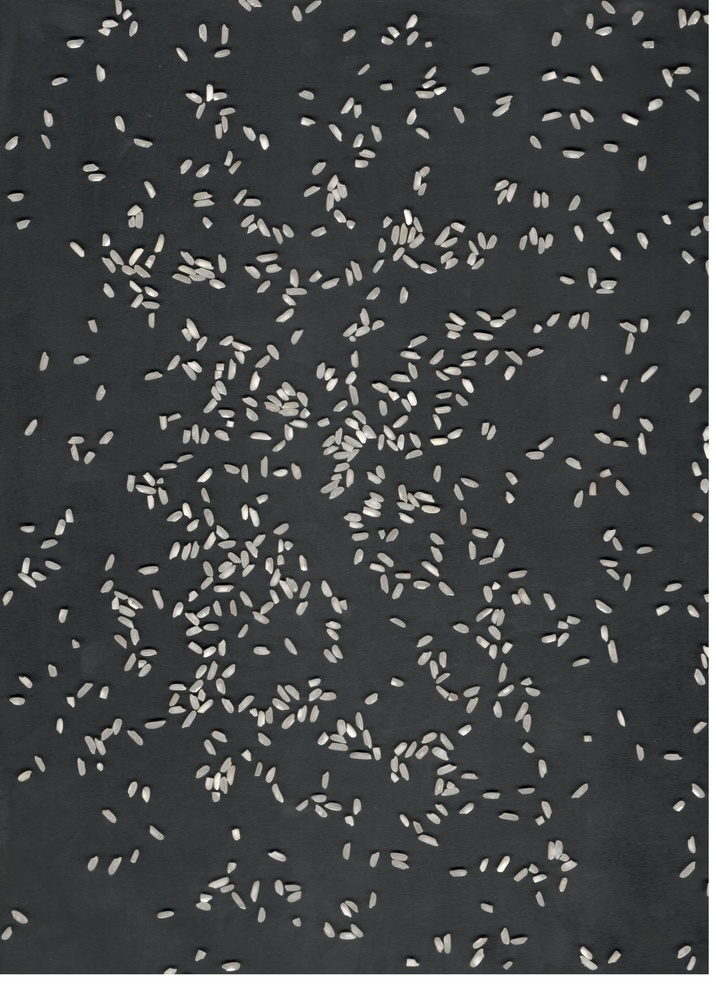
#> input picture data/samples/sample_1489x2048.jpg, 716 x 985 px, shrunk from 1489 x 2048 before the run; its folder holds only this picture in this run
$ python -i analyze_damaged_grains.py   (imports and definitions only)   (older library calls are emulated)
#> lines starting #> are read from the running program, lines starting #| are printed output that depends on the picture; after the words box and inside, x2 and y2 are one past the last pixel; in counts of white or black regions, pixels touching at a corner belong together
"""
Damaged Grain Forensic Analysis:
Compares hundreds of ground-truth 'damaged' grains against 'whole' grains
across Color (HSV, LAB), Texture Variance, Dark Necrotic Spots, and Geometry
to discover the universal optical signature of damaged rice.
"""

import sys
from pathlib import Path
import numpy as np
import cv2

def analyze_crop(img_path: Path):
#> called with img_path = '../data/samples/sample_1489x2048.jpg'
    bgr = cv2.imread(str(img_path))
#> bgr is the input picture: shape (985, 716, 3); mean B, G, R 70.4, 69.8, 69.1
    if bgr is None:
        return None

    hsv = cv2.cvtColor(bgr, cv2.COLOR_BGR2HSV)
#> hsv: shape (985, 716, 3); mean H, S, V 87.4, 13.7, 71.5
    lab = cv2.cvtColor(bgr, cv2.COLOR_BGR2LAB)
#> lab: shape (985, 716, 3); mean of channels 0, 1, 2 73.7, 127.8, 127.7
    gray = cv2.cvtColor(bgr, cv2.COLOR_BGR2GRAY)

    # Segment grain from black canvas
    # Background in 224x224 crops is pure black (0, 0, 0)
    grain_mask = (bgr[:, :, 0] > 10) | (bgr[:, :, 1] > 10) | (bgr[:, :, 2] > 10)
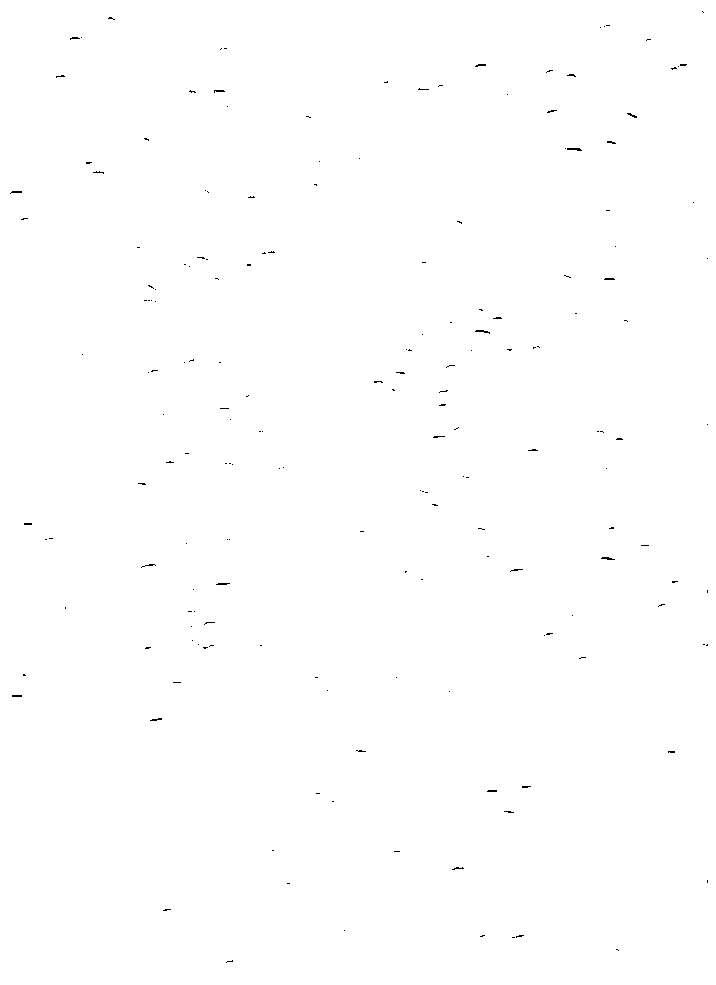
#> grain_mask: shape (985, 716) bool; 99.8% white; black in thin lines or dots
    total_px = np.sum(grain_mask)
#> total_px = 704078
    if total_px < 100:
        return None

    # Erode slightly (2 px) to remove border edge transitions
    kernel = cv2.getStructuringElement(cv2.MORPH_ELLIPSE, (3, 3))
    eroded_mask = cv2.erode(grain_mask.astype(np.uint8), kernel) > 0
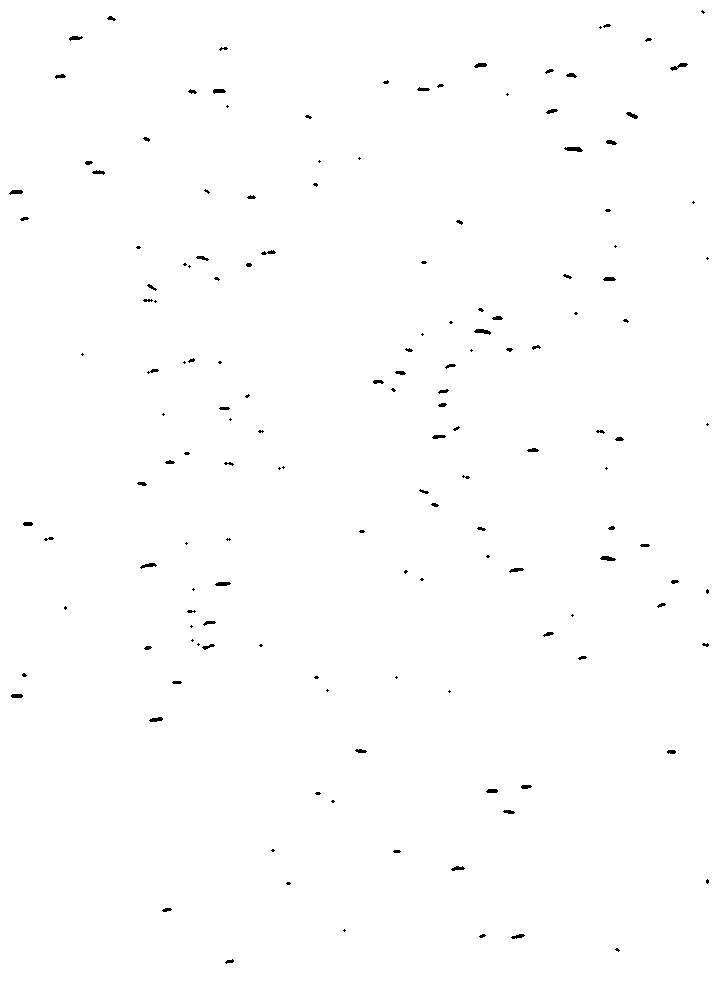
#> eroded_mask: shape (985, 716) bool; 99.5% white; 153 black regions (76 under 20 px), largest, box (x1, y1, x2, y2) and area: (564, 147, 583, 152) 69, (474, 329, 491, 335) 61, (670, 63, 688, 71) 58
    if np.sum(eroded_mask) < 80:
        eroded_mask = grain_mask

    grain_gray = gray[eroded_mask]
    grain_v = hsv[:, :, 2][eroded_mask]
    grain_s = hsv[:, :, 1][eroded_mask]
    grain_h = hsv[:, :, 0][eroded_mask]
    grain_l = lab[:, :, 0][eroded_mask]
    grain_a = lab[:, :, 1][eroded_mask]
    grain_b = lab[:, :, 2][eroded_mask]

    # Metrics
    mean_val = np.mean(grain_v)
#> mean_val = 71.74
    std_val = np.std(grain_v)          # Texture variation (spots cause high std)
#> std_val = 45.7
    min_val = np.min(grain_v)          # Darkest spot inside grain
#> min_val = 11
    pct_5th_val = np.percentile(grain_v, 5) # 5th percentile brightness (local dark spot)
#> pct_5th_val = 46

    # Dark necrotic spots (pinholes, fungus, insect punctures)
    dark_spot_ratio_60 = np.sum(grain_v < 60) / float(len(grain_v))
#> dark_spot_ratio_60 = 0.669
    dark_spot_ratio_80 = np.sum(grain_v < 80) / float(len(grain_v))
#> dark_spot_ratio_80 = 0.869

    # Red/Brown/Amber bran/rot spots (LAB A channel > 132 or HSV Hue in brown range)
    red_brown_ratio = np.sum((grain_a > 132) | ((grain_h >= 5) & (grain_h <= 25) & (grain_s > 60))) / float(len(grain_v))
#> red_brown_ratio = 0.000784

    # High contrast gradient (edge detection inside the grain)
    sobelx = cv2.Sobel(gray, cv2.CV_64F, 1, 0, ksize=3)
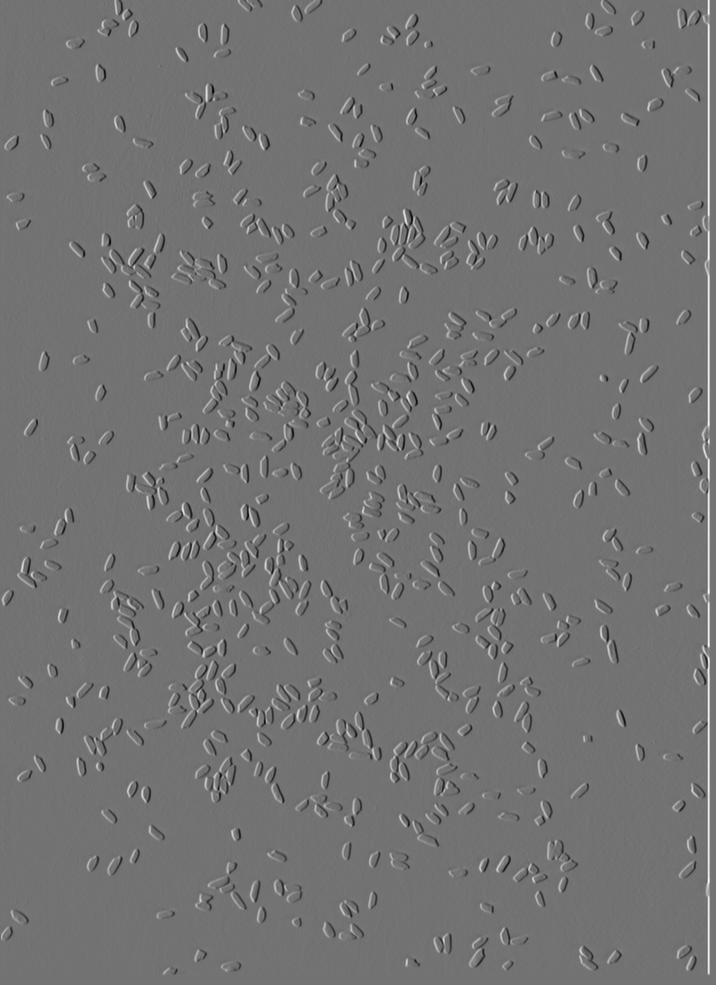
#> sobelx: shape (985, 716) float64; min -832, max 1014, mean 2.3; drawn with min black and max white
    sobely = cv2.Sobel(gray, cv2.CV_64F, 0, 1, ksize=3)
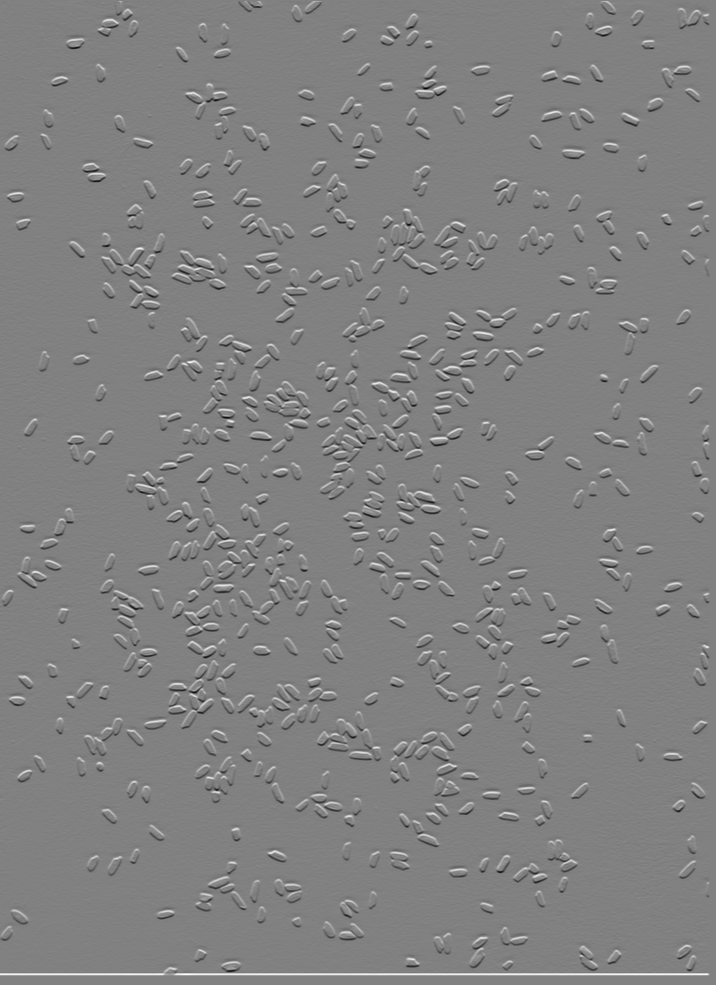
#> sobely: shape (985, 716) float64; min -950, max 925, mean 1.6; drawn with min black and max white
    grad_mag = np.sqrt(sobelx**2 + sobely**2)[eroded_mask]
    internal_edge_density = np.mean(grad_mag)
#> internal_edge_density = 56.56

    return {
        "mean_v": mean_val,
        "std_v": std_val,
        "min_v": min_val,
        "pct_5th_v": pct_5th_val,
        "dark_spot_60_pct": dark_spot_ratio_60 * 100.0,
        "dark_spot_80_pct": dark_spot_ratio_80 * 100.0,
        "red_brown_pct": red_brown_ratio * 100.0,
        "edge_density": internal_edge_density,
        "mean_saturation": np.mean(grain_s),
    }

# [67 lines left out: function run_forensic_comparison, not called in this run]

# [2 lines not run here, left out]

>>> result = analyze_crop('../data/samples/sample_1489x2048.jpg')
#> result = 9 items
